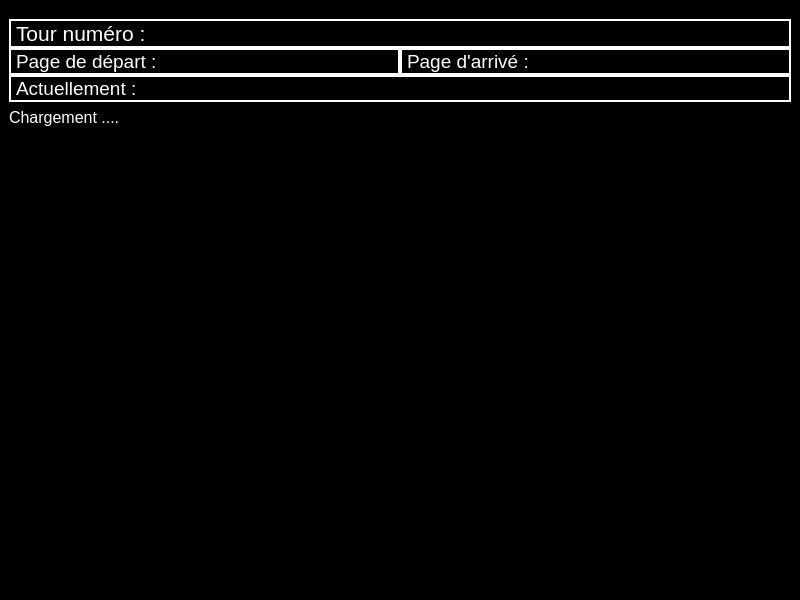
<?xml version="1.0" encoding="UTF-8"?>
<ui version="4.0">
 <class>MainWindow</class>
 <widget class="QMainWindow" name="MainWindow">
  <property name="geometry">
   <rect>
    <x>0</x>
    <y>0</y>
    <width>800</width>
    <height>600</height>
   </rect>
  </property>
  <property name="windowTitle">
   <string>WikiGame python</string>
  </property>
  <property name="styleSheet">
   <string notr="true">background-color: black</string>
  </property>
  <widget class="QWidget" name="centralwidget">
   <layout class="QGridLayout" name="gridLayout">
    <item row="0" column="0">
     <layout class="QVBoxLayout" name="verticalLayout">
      <property name="spacing">
       <number>0</number>
      </property>
      <property name="leftMargin">
       <number>0</number>
      </property>
      <property name="topMargin">
       <number>10</number>
      </property>
      <property name="rightMargin">
       <number>0</number>
      </property>
      <item>
       <widget class="QLabel" name="label_3">
        <property name="font">
         <font>
          <pointsize>16</pointsize>
         </font>
        </property>
        <property name="styleSheet">
         <string notr="true">color: white;
border: 2px solid white
</string>
        </property>
        <property name="text">
         <string>Tour numéro : </string>
        </property>
        <property name="margin">
         <number>10</number>
        </property>
       </widget>
      </item>
      <item>
       <layout class="QHBoxLayout" name="horizontalLayout">
        <property name="spacing">
         <number>0</number>
        </property>
        <property name="leftMargin">
         <number>0</number>
        </property>
        <property name="rightMargin">
         <number>0</number>
        </property>
        <item>
         <widget class="QLabel" name="label">
          <property name="maximumSize">
           <size>
            <width>16777215</width>
            <height>50</height>
           </size>
          </property>
          <property name="font">
           <font>
            <pointsize>14</pointsize>
           </font>
          </property>
          <property name="styleSheet">
           <string notr="true">color: white;
border: 2px solid white
</string>
          </property>
          <property name="lineWidth">
           <number>1</number>
          </property>
          <property name="text">
           <string>Page de départ :</string>
          </property>
          <property name="alignment">
           <set>Qt::AlignLeading|Qt::AlignLeft|Qt::AlignVCenter</set>
          </property>
          <property name="margin">
           <number>5</number>
          </property>
         </widget>
        </item>
        <item>
         <widget class="QLabel" name="label_2">
          <property name="maximumSize">
           <size>
            <width>16777215</width>
            <height>50</height>
           </size>
          </property>
          <property name="font">
           <font>
            <pointsize>14</pointsize>
           </font>
          </property>
          <property name="layoutDirection">
           <enum>Qt::LeftToRight</enum>
          </property>
          <property name="styleSheet">
           <string notr="true">color: white;
border: 2px solid white
</string>
          </property>
          <property name="text">
           <string>Page d'arrivé :</string>
          </property>
          <property name="margin">
           <number>5</number>
          </property>
         </widget>
        </item>
       </layout>
      </item>
      <item>
       <widget class="QLabel" name="label_4">
        <property name="font">
         <font>
          <pointsize>14</pointsize>
         </font>
        </property>
        <property name="styleSheet">
         <string notr="true">color: white;border: 2px solid white</string>
        </property>
        <property name="text">
         <string>Actuellement : </string>
        </property>
        <property name="margin">
         <number>5</number>
        </property>
        <property name="indent">
         <number>-1</number>
        </property>
       </widget>
      </item>
     </layout>
    </item>
    <item row="1" column="0">
     <layout class="QVBoxLayout" name="verticalLayout_2">
      <item>
       <widget class="QLabel" name="label_5">
        <property name="enabled">
         <bool>true</bool>
        </property>
        <property name="font">
         <font>
          <pointsize>12</pointsize>
         </font>
        </property>
        <property name="styleSheet">
         <string notr="true">color:white</string>
        </property>
        <property name="text">
         <string>Chargement ....</string>
        </property>
        <property name="margin">
         <number>5</number>
        </property>
       </widget>
      </item>
      <item>
       <widget class="QScrollArea" name="scrollArea">
        <property name="widgetResizable">
         <bool>true</bool>
        </property>
        <widget class="QWidget" name="scrollAreaWidgetContents_2">
         <property name="geometry">
          <rect>
           <x>0</x>
           <y>0</y>
           <width>774</width>
           <height>372</height>
          </rect>
         </property>
        </widget>
       </widget>
      </item>
     </layout>
    </item>
   </layout>
  </widget>
 </widget>
 <resources/>
 <connections/>
</ui>
